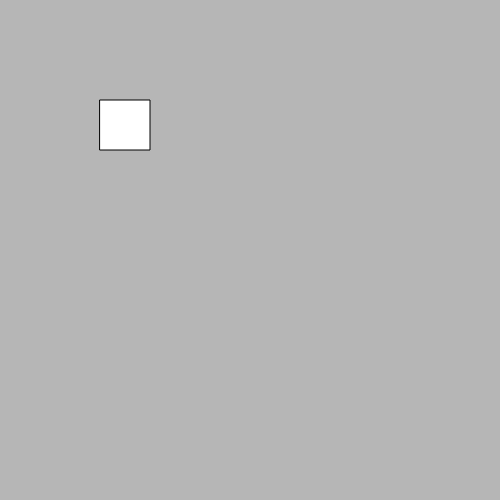
Frame 1 (no input)
Frame 60 (no input): identical to frame 1, image omitted
Frame 120 (the mouse pressed at the canvas centre since frame 60): identical to frame 1, image omitted

The p5.js sketch that drew this single still picture (run headless with seeded random() and noise() and a simulated clock; from frame 60 on, the mouse is pressed at the canvas centre):

// p5.js sketch
// ── sketch.js
var bgcolor;
var button;

var nameP;
var nameInput;

function setup() {
  button = createButton("push this thing");
  button.mousePressed(changeColor); //createColor now attached!  
  createElement('br');
  nameInput = createInput("Type your name: ");
  nameInput.changed(updateText);
  createElement('br');

  canvas = createCanvas(500, 500);
  bgcolor = color(200);

  //mouseOver()
  //mouseOut()
  //changed()

  canvas.mouseOver(changeColor);
  // canvas.mouseOver(overpara);
  // canvas.mouseOut(outpara); 


  nameP = createP("Enter your name:");
  nameP.mouseOver(overpara);
  nameP.mouseOut(outpara);
}

function draw() {
  background(bgcolor);
  rect(100, 100, 50, 50);
}

function updateText() {
  nameP.html(nameInput.value());
}

function overpara() {
  nameP.html('your mouse is over me!');
}

function outpara() {
  nameP.html('your mouse is out');
}

//how to make global function attached to the button's callback?
// function mousePressed() {
//   changeColor();
// }

function changeColor() {
  bgcolor = color(random(255));
}
